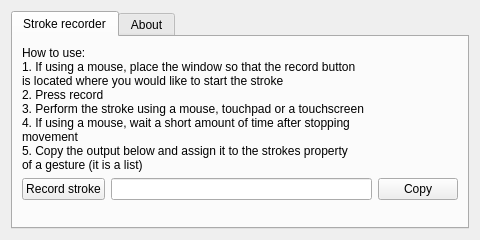
<?xml version="1.0" encoding="UTF-8"?>
<ui version="4.0">
 <class>KWinGesturesKCM</class>
 <widget class="QWidget" name="KWinGesturesKCM">
  <property name="geometry">
   <rect>
    <x>0</x>
    <y>0</y>
    <width>480</width>
    <height>240</height>
   </rect>
  </property>
  <layout class="QVBoxLayout">
   <item>
    <widget class="QTabWidget">
     <property name="currentIndex">
      <number>0</number>
     </property>
     <property name="minimumHeight">
      <number>320</number>
     </property>
     <widget class="QWidget">
      <attribute name="title">
       <string>Stroke recorder</string>
      </attribute>
      <layout class="QVBoxLayout">
       <item>
        <widget class="QLabel">
         <property name="text">
          <string>How to use:
1. If using a mouse, place the window so that the record button
is located where you would like to start the stroke
2. Press record
3. Perform the stroke using a mouse, touchpad or a touchscreen
4. If using a mouse, wait a short amount of time after stopping
movement
5. Copy the output below and assign it to the strokes property
of a gesture (it is a list)</string>
         </property>
        </widget>
       </item>
       <item>
        <layout class="QHBoxLayout">
         <item>
          <widget class="QPushButton" name="recordStroke">
           <property name="icon">
            <iconset theme="media-record"/>
           </property>
           <property name="text">
            <string>Record stroke</string>
           </property>
          </widget>
         </item>
         <item>
          <widget class="QLineEdit" name="strokePoints">
           <property name="readOnly">
            <bool>true</bool>
           </property>
          </widget>
         </item>
         <item>
          <widget class="QPushButton" name="copy">
           <property name="icon">
            <iconset theme="edit-copy"/>
           </property>
           <property name="text">
            <string>Copy</string>
           </property>
          </widget>
         </item>
        </layout>
       </item>
       <item>
        <widget class="QWidget">
         <property name="sizePolicy">
          <sizepolicy hsizetype="Fixed" vsizetype="Expanding">
           <horstretch>0</horstretch>
           <verstretch>1</verstretch>
          </sizepolicy>
         </property>
        </widget>
       </item>
      </layout>
     </widget>
     <widget class="QWidget">
      <attribute name="title">
       <string>About</string>
      </attribute>
      <layout class="QVBoxLayout">
       <item>
        <widget class="QTextBrowser" name="aboutText">
         <property name="readOnly">
          <bool>true</bool>
         </property>
         <property name="openExternalLinks">
          <bool>true</bool>
         </property>
         <property name="text">
          <string>Failed to load about.html</string>
         </property>
        </widget>
       </item>
      </layout>
     </widget>
    </widget>
   </item>
  </layout>
 </widget>
 <resources/>
 <connections/>
</ui>
